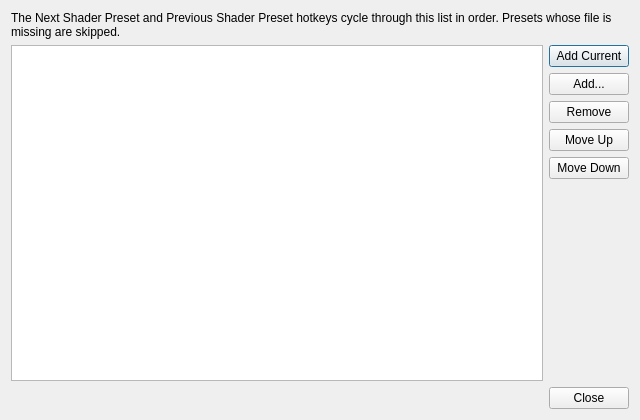
<?xml version="1.0" encoding="UTF-8"?>
<ui version="4.0">
 <class>ShaderFavoritesDialog</class>
 <widget class="QDialog" name="ShaderFavoritesDialog">
  <property name="geometry">
   <rect>
    <x>0</x>
    <y>0</y>
    <width>640</width>
    <height>420</height>
   </rect>
  </property>
  <property name="windowTitle">
   <string>Shader Preset Favorites</string>
  </property>
  <layout class="QVBoxLayout" name="verticalLayout">
   <item>
    <widget class="QLabel" name="hint">
     <property name="text">
      <string>The Next Shader Preset and Previous Shader Preset hotkeys cycle through this list in order. Presets whose file is missing are skipped.</string>
     </property>
     <property name="wordWrap">
      <bool>true</bool>
     </property>
    </widget>
   </item>
   <item>
    <layout class="QHBoxLayout" name="body">
     <item>
      <widget class="QListWidget" name="list">
       <property name="selectionMode">
        <enum>QAbstractItemView::SelectionMode::SingleSelection</enum>
       </property>
      </widget>
     </item>
     <item>
      <layout class="QVBoxLayout" name="buttons">
       <item>
        <widget class="QPushButton" name="addCurrent">
         <property name="text">
          <string>Add Current</string>
         </property>
        </widget>
       </item>
       <item>
        <widget class="QPushButton" name="add">
         <property name="text">
          <string>Add...</string>
         </property>
        </widget>
       </item>
       <item>
        <widget class="QPushButton" name="remove">
         <property name="text">
          <string>Remove</string>
         </property>
        </widget>
       </item>
       <item>
        <widget class="QPushButton" name="moveUp">
         <property name="text">
          <string>Move Up</string>
         </property>
        </widget>
       </item>
       <item>
        <widget class="QPushButton" name="moveDown">
         <property name="text">
          <string>Move Down</string>
         </property>
        </widget>
       </item>
       <item>
        <spacer name="buttonSpacer">
         <property name="orientation">
          <enum>Qt::Orientation::Vertical</enum>
         </property>
         <property name="sizeHint" stdset="0">
          <size>
           <width>0</width>
           <height>0</height>
          </size>
         </property>
        </spacer>
       </item>
      </layout>
     </item>
    </layout>
   </item>
   <item>
    <widget class="QDialogButtonBox" name="dialogButtons">
     <property name="standardButtons">
      <set>QDialogButtonBox::StandardButton::Close</set>
     </property>
    </widget>
   </item>
  </layout>
 </widget>
 <tabstops>
  <tabstop>list</tabstop>
  <tabstop>addCurrent</tabstop>
  <tabstop>add</tabstop>
  <tabstop>remove</tabstop>
  <tabstop>moveUp</tabstop>
  <tabstop>moveDown</tabstop>
 </tabstops>
 <resources/>
 <connections>
  <connection>
   <sender>dialogButtons</sender>
   <signal>rejected()</signal>
   <receiver>ShaderFavoritesDialog</receiver>
   <slot>reject()</slot>
  </connection>
 </connections>
</ui>
